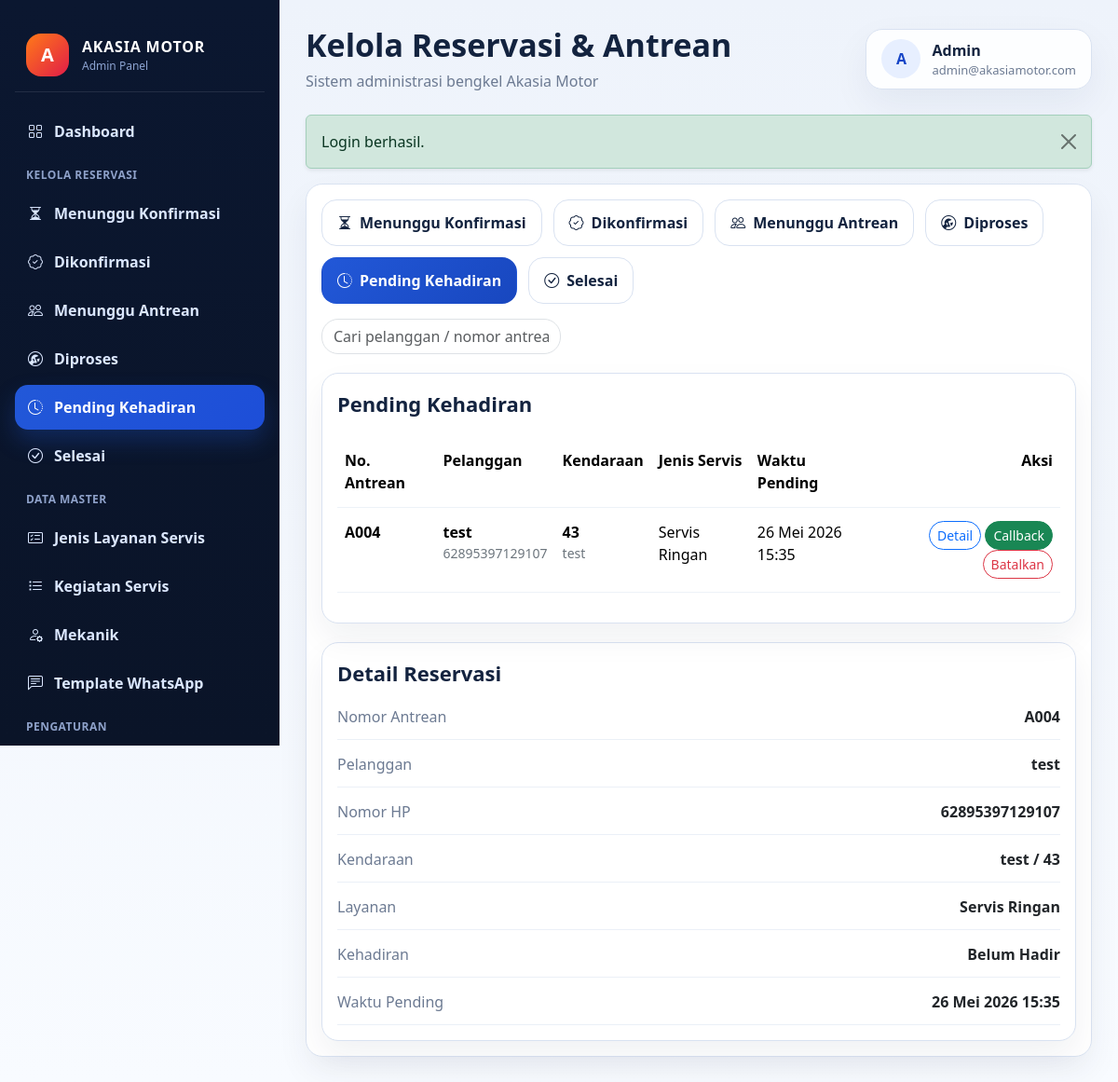
The page /akasia_admin/index.php?page=status_servis&stage=pending (signed in) on the database its author committed.
### tables this page shows
CREATE TABLE `reservasi` (
  `id` int(11) NOT NULL,
  `no_antrian` varchar(10) NOT NULL,
  `user_id` int(11) NOT NULL,
  `mekanik_id` int(11) DEFAULT NULL,
  `jenis_layanan_id` int(11) NOT NULL,
  `jenis_reservasi` enum('Online','Walk-in') DEFAULT 'Online',
  `no_plat` varchar(20) NOT NULL,
  `jenis_kendaraan` varchar(50) DEFAULT NULL,
  `tipe_model` varchar(50) DEFAULT NULL,
  `tahun` year(4) DEFAULT NULL,
  `warna` varchar(30) DEFAULT NULL,
  `keluhan` text DEFAULT NULL,
  `kehadiran` enum('Belum Hadir','Hadir') DEFAULT 'Belum Hadir',
  `status` enum('menunggu_konfirmasi','dikonfirmasi','menunggu_antrean','diproses','pending','selesai','dibatalkan') NOT NULL DEFAULT 'menunggu_konfirmasi',
  `catatan_mekanik` text DEFAULT NULL,
  `hasil_servis` text DEFAULT NULL,
  `biaya_jasa` decimal(12,2) NOT NULL DEFAULT 0.00,
  `total_biaya` decimal(12,2) NOT NULL DEFAULT 0.00,
  `catatan_tambahan` text DEFAULT NULL,
  `tanggal_servis` date DEFAULT NULL,
  `waktu_konfirmasi` datetime DEFAULT NULL,
  `waktu_hadir` datetime DEFAULT NULL,
  `waktu_pending` datetime DEFAULT NULL,
  `waktu_mulai_servis` datetime DEFAULT NULL,
  `waktu_selesai` datetime DEFAULT NULL,
  `created_at` timestamp NOT NULL DEFAULT current_timestamp(),
  `updated_at` timestamp NOT NULL DEFAULT current_timestamp() ON UPDATE current_timestamp()
);

CREATE TABLE `users` (
  `id` int(11) NOT NULL,
  `nama` varchar(100) NOT NULL,
  `email` varchar(100) NOT NULL,
  `password` varchar(255) NOT NULL,
  `no_whatsapp` varchar(20) DEFAULT NULL,
  `alamat` text DEFAULT NULL,
  `role` enum('admin','pelanggan') DEFAULT 'pelanggan',
  `created_at` timestamp NOT NULL DEFAULT current_timestamp()
);

CREATE TABLE `jenis_layanan` (
  `id` int(11) NOT NULL,
  `nama` varchar(100) NOT NULL,
  `deskripsi` text DEFAULT NULL,
  `harga` int(11) NOT NULL DEFAULT 0
);

### akasia_admin/pages/status_servis.php (the view, shortened to what the rows shown need)
<?php
$search = trim($_GET['q'] ?? '');
$stage = trim($_GET['stage'] ?? 'dikonfirmasi');
$stages = getReservasiStages();
$pageSize = 8;
$currentPage = max(1, (int) ($_GET['p'] ?? 1));
$whereSql = "WHERE r.status = :status";
$params = [':status' => $stage];
$countStmt = $pdo->prepare("
    SELECT COUNT(*) AS total
    FROM reservasi r
    INNER JOIN users u ON u.id = r.user_id
    $whereSql
");
$countStmt->execute($params);
$totalRows = (int) ($countStmt->fetch()['total'] ?? 0);
$totalPages = max(1, (int) ceil($totalRows / $pageSize));
$currentPage = min($currentPage, $totalPages);
$offset = ($currentPage - 1) * $pageSize;
$stmt = $pdo->prepare("
    SELECT
        r.*,
        u.nama AS pelanggan,
        u.no_whatsapp,
        jl.nama AS layanan,
        jl.harga AS harga_layanan,
        m.nama AS mekanik_nama
    FROM reservasi r
    INNER JOIN users u ON u.id = r.user_id
    INNER JOIN jenis_layanan jl ON jl.id = r.jenis_layanan_id
    LEFT JOIN mekanik m ON m.id = r.mekanik_id
    $whereSql
    ORDER BY COALESCE(r.waktu_pending, r.waktu_mulai_servis, r.waktu_hadir, r.waktu_konfirmasi, r.created_at) ASC, r.id ASC
    LIMIT " . (int) $pageSize . " OFFSET " . (int) $offset
);
$stmt->execute($params);
$reservasiList = $stmt->fetchAll();
$selectedId = (int) ($_GET['id'] ?? ($reservasiList[0]['id'] ?? 0));
$selected = null;
foreach ($reservasiList as $item) {
    if ((int) $item['id'] === $selectedId) {
        $selected = $item;
        break;
    }
}
function stageTimeLabel(string $stage): string
{
    return match ($stage) {
        'pending' => 'Waktu Pending',
        'diproses' => 'Waktu Proses',
        'selesai' => 'Tanggal Selesai',
        default => 'Tanggal Servis',
    };
}
function stageTimeValue(array $item, string $stage): string
{
    return match ($stage) {
        'dikonfirmasi' => formatDateIndonesia($item['tanggal_servis']),
        'menunggu_antrean' => formatDateIndonesia($item['tanggal_servis']),
        'pending' => formatDateTimeIndonesia($item['waktu_pending'] ?: $item['updated_at']),
        'diproses' => formatDateTimeIndonesia($item['waktu_mulai_servis'] ?: $item['updated_at']),
        'selesai' => formatDateTimeIndonesia($item['waktu_selesai'] ?: $item['updated_at']),
        default => formatDateIndonesia($item['tanggal_servis']),
    };
}
?>
<div class="card">
    <div class="card-body">
        <div class="data-shell">
            <div class="card">
                <div class="card-body">
                    <?php if ($stage === 'diproses'): ?>
                        <div class="process-list">
                            <?php foreach ($reservasiList as $item): ?>
                                <div class="process-item">
                                    <div class="process-meta">
                                        <div>
                                            <span class="process-code"><?= htmlspecialchars($item['no_antrian']) ?></span>
                                            <div class="fw-semibold fs-5"><?= htmlspecialchars($item['pelanggan']) ?></div>
                                        </div>
                                        <div class="process-line"><i class="bi bi-whatsapp"></i><span><?= htmlspecialchars(displayPhone($item['no_whatsapp'])) ?></span></div>
                                    </div>
                                    <div class="process-meta">
                                        <div class="process-line"><i class="bi bi-bicycle"></i><span><?= htmlspecialchars($item['tipe_model'] ?: '-') ?></span></div>
                                        <div class="process-line"><i class="bi bi-postcard"></i><span><?= htmlspecialchars($item['no_plat']) ?></span></div>
                                        <div class="process-line"><i class="bi bi-tag"></i><span><?= htmlspecialchars($item['layanan']) ?></span></div>
                                    </div>
                                    <div class="process-meta">
                                        <div class="process-line"><i class="bi bi-person-gear"></i><span><?= htmlspecialchars($item['mekanik_nama'] ?: '-') ?></span></div>
                                        <div class="process-line"><i class="bi bi-clock"></i><span><?= htmlspecialchars(stageTimeValue($item, $stage)) ?></span></div>
                                        <div><span class="badge <?= getStatusBadgeClass($item['status']) ?>"><?= htmlspecialchars($stages[$stage]['label']) ?></span></div>
                                    </div>
                                    <div class="process-actions">
                                        <a href="index.php?page=status_servis&stage=<?= urlencode($stage) ?>&id=<?= (int) $item['id'] ?>&q=<?= urlencode($search) ?>" class="btn btn-outline-primary">Detail</a>
                                        <button type="button" class="btn btn-warning" data-bs-toggle="modal" data-bs-target="#selesaiModal<?= (int) $item['id'] ?>">Selesaikan</button>
                                    </div>
                                </div>
                                <div class="modal fade" id="selesaiModal<?= (int) $item['id'] ?>" tabindex="-1" aria-hidden="true">
                                    <div class="modal-dialog modal-lg"><div class="modal-content"><div class="modal-body p-4">
                                        <h5 class="mb-3">Penyelesaian Servis</h5>
                                        <form method="post" action="index.php?page=status_servis&stage=diproses">
                                            <input type="hidden" name="action" value="complete_service">
                                            <input type="hidden" name="id" value="<?= (int) $item['id'] ?>">
                                            <div class="row g-3">
                                                <div class="col-12">
                                                    <label class="form-label">Hasil Servis</label>
                                                    <textarea name="hasil_servis" class="form-control" rows="3" required></textarea>
                                                </div>
                                                <div class="col-md-4">
                                                    <label class="form-label">Biaya Jasa</label>
                                                    <input type="number" name="biaya_jasa" class="form-control js-biaya-jasa" min="0" value="<?= (int) $item['harga_layanan'] ?>">
                                                </div>
                                                <div class="col-12">
                                                    <label class="form-label">Sparepart Manual</label>
                                                    <div class="table-responsive">
                                                        <table class="table sparepart-table mb-2" data-sparepart-table>
                                                            <thead>
                                                                <tr><th>Nama Item</th><th>Qty</th><th>Harga</th><th>Subtotal</th><th></th></tr>
                                                            </thead>
                                                            <tbody>
                                                                <tr>
                                                                    <td><input type="text" name="sparepart_nama[]" class="form-control"></td>
                                                                    <td><input type="number" name="sparepart_qty[]" class="form-control js-sparepart-qty" value="1" min="1"></td>
                                                                    <td><input type="number" name="sparepart_harga[]" class="form-control js-sparepart-harga" value="0" min="0"></td>
                                                                    <td><input type="text" class="form-control js-sparepart-subtotal" value="0" readonly></td>
                                                                    <td><button type="button" class="btn btn-outline-danger btn-sm js-remove-item">Hapus</button></td>
                                                                </tr>
                                                            </tbody>
                                                        </table>
                                                    </div>
                                                    <button type="button" class="btn btn-outline-primary btn-sm js-add-sparepart">+ Tambah Item</button>
                                                </div>
                                                <div class="col-12">
                                                    <label class="form-label">Catatan Tambahan</label>
                                                    <textarea name="catatan_tambahan" class="form-control" rows="2"></textarea>
                                                </div>
                                                <div class="col-md-4">
                                                    <label class="form-label">Total Biaya</label>
                                                    <input type="text" class="form-control js-total-biaya" value="0" readonly>
                                                </div>
                                            </div>
                                            <div class="d-flex justify-content-end gap-2 mt-4">
                                                <button type="button" class="btn btn-outline-secondary" data-bs-dismiss="modal">Batal</button>
                                                <button type="submit" class="btn btn-warning">Simpan & Selesaikan</button>
                                            </div>
                                        </form>
                                    </div></div></div>
                                </div>
                            <?php endforeach; ?>
                            <?php if (!$reservasiList): ?>
                                <div class="text-center text-secondary py-5">Belum ada data pada status ini.</div>
                            <?php endif; ?>
                        </div>
                    <?php else: ?>
                        <div class="table-responsive">
                            <table class="table align-middle">
                                <thead>
                                    <tr>
                                        <th>No. Antrean</th>
                                        <th>Pelanggan</th>
                                        <th>Kendaraan</th>
                                        <th>Jenis Servis</th>
                                        <th><?= htmlspecialchars(stageTimeLabel($stage)) ?></th>
                                        <th class="text-end">Aksi</th>
                                    </tr>
                                </thead>
                                <tbody>
                                <?php foreach ($reservasiList as $item): ?>
                                    <tr>
                                        <td class="fw-semibold"><?= htmlspecialchars($item['no_antrian']) ?></td>
                                        <td>
                                            <div class="fw-semibold"><?= htmlspecialchars($item['pelanggan']) ?></div>
                                            <div class="text-secondary small"><?= htmlspecialchars(displayPhone($item['no_whatsapp'])) ?></div>
                                        </td>
                                        <td>
                                            <div class="fw-semibold"><?= htmlspecialchars($item['no_plat']) ?></div>
                                            <div class="text-secondary small"><?= htmlspecialchars($item['tipe_model'] ?: '-') ?></div>
                                        </td>
                                        <td><?= htmlspecialchars($item['layanan']) ?></td>
                                        <td><?= htmlspecialchars(stageTimeValue($item, $stage)) ?></td>
                                        <td class="text-end">
                                            <a href="index.php?page=status_servis&stage=<?= urlencode($stage) ?>&id=<?= (int) $item['id'] ?>&q=<?= urlencode($search) ?>" class="btn btn-sm btn-outline-primary">Detail</a>
                                            <?php if ($stage === 'pending'): ?>
                                                <button type="button" class="btn btn-sm btn-success" data-bs-toggle="modal" data-bs-target="#callbackModal<?= (int) $item['id'] ?>">Callback</button>
                                                <button type="button" class="btn btn-sm btn-outline-danger" data-bs-toggle="modal" data-bs-target="#batalPendingModal<?= (int) $item['id'] ?>">Batalkan</button>
                                            <?php endif; ?>
                                        </td>
                                    </tr>
                                <?php endforeach; ?>
                                </tbody>
                            </table>
                        </div>
                    <?php endif; ?>
                </div>
            </div>
            <div class="card detail-panel">
                <div class="card-body">
                    <?php if ($selected): ?>
                        <div class="detail-list">
                            <div class="detail-row"><span>Nomor Antrean</span><strong><?= htmlspecialchars($selected['no_antrian']) ?></strong></div>
                            <div class="detail-row"><span>Pelanggan</span><strong><?= htmlspecialchars($selected['pelanggan']) ?></strong></div>
                            <div class="detail-row"><span>Nomor HP</span><strong><?= htmlspecialchars(displayPhone($selected['no_whatsapp'])) ?></strong></div>
                            <div class="detail-row"><span>Kendaraan</span><strong><?= htmlspecialchars(($selected['tipe_model'] ?: '-') . ' / ' . $selected['no_plat']) ?></strong></div>
                            <div class="detail-row"><span>Layanan</span><strong><?= htmlspecialchars($selected['layanan']) ?></strong></div>
                            <div class="detail-row"><span>Kehadiran</span><strong><?= htmlspecialchars($selected['kehadiran']) ?></strong></div>
                            <?php if ($stage === 'pending'): ?><div class="detail-row"><span>Waktu Pending</span><strong><?= htmlspecialchars(formatDateTimeIndonesia($selected['waktu_pending'])) ?></strong></div><?php endif; ?>
                        </div>
                    <?php else: ?>
                        <div class="text-secondary">Pilih data pada tabel untuk melihat detail.</div>
                    <?php endif; ?>
                </div>
            </div>
        </div>
    </div>
</div>

### rows shown on the page
reservasi: no_antrian "A004", user.nama "test", user.no_whatsapp "62895397129107", no_plat "43", tipe_model "test", jenis_layanan.nama "Servis Ringan", waktu_pending "26 Mei 2026 15:35", tipe_model+no_plat "test / 43", kehadiran "Belum Hadir"

### other values the page prints
$pageTitle "Kelola Reservasi & Antrean"
substr($adminUser['nama'] ?? 'A', 0, 1) "A"
$adminUser['nama'] "Admin"
$adminUser['email'] "admin@akasiamotor.com"
$flash['message'] "Login berhasil."
$meta['label'] "Menunggu Konfirmasi"
$meta['label'] "Dikonfirmasi"
$meta['label'] "Menunggu Antrean"
$meta['label'] "Diproses"
$meta['label'] "Pending Kehadiran"
$meta['label'] "Selesai"
$stages[$stage]['label'] "Pending Kehadiran"
stageTimeLabel($stage) "Waktu Pending"
